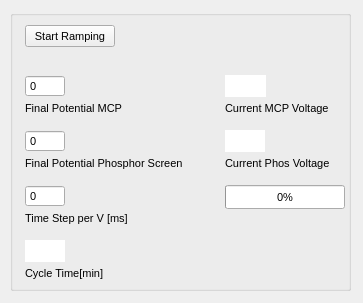
<?xml version="1.0" encoding="UTF-8"?>
<ui version="4.0">
 <class>WfWin</class>
 <widget class="QWidget" name="WfWin">
  <property name="enabled">
   <bool>true</bool>
  </property>
  <property name="geometry">
   <rect>
    <x>0</x>
    <y>0</y>
    <width>363</width>
    <height>303</height>
   </rect>
  </property>
  <property name="sizePolicy">
   <sizepolicy hsizetype="Fixed" vsizetype="Fixed">
    <horstretch>0</horstretch>
    <verstretch>0</verstretch>
   </sizepolicy>
  </property>
  <property name="maximumSize">
   <size>
    <width>9000</width>
    <height>10000</height>
   </size>
  </property>
  <property name="font">
   <font>
    <family>Tahoma</family>
    <pointsize>8</pointsize>
   </font>
  </property>
  <property name="acceptDrops">
   <bool>true</bool>
  </property>
  <property name="windowTitle">
   <string>PCBTest</string>
  </property>
  <property name="windowOpacity">
   <double>1.000000000000000</double>
  </property>
  <property name="layoutDirection">
   <enum>Qt::LeftToRight</enum>
  </property>
  <property name="autoFillBackground">
   <bool>true</bool>
  </property>
  <property name="styleSheet">
   <string notr="true"/>
  </property>
  <widget class="QGroupBox" name="groupBox">
   <property name="geometry">
    <rect>
     <x>10</x>
     <y>10</y>
     <width>341</width>
     <height>281</height>
    </rect>
   </property>
   <property name="sizePolicy">
    <sizepolicy hsizetype="Ignored" vsizetype="Ignored">
     <horstretch>0</horstretch>
     <verstretch>0</verstretch>
    </sizepolicy>
   </property>
   <property name="title">
    <string/>
   </property>
   <widget class="QTextBrowser" name="out_setPhos">
    <property name="geometry">
     <rect>
      <x>215</x>
      <y>120</y>
      <width>40</width>
      <height>22</height>
     </rect>
    </property>
    <property name="sizePolicy">
     <sizepolicy hsizetype="Fixed" vsizetype="Fixed">
      <horstretch>0</horstretch>
      <verstretch>0</verstretch>
     </sizepolicy>
    </property>
    <property name="minimumSize">
     <size>
      <width>40</width>
      <height>22</height>
     </size>
    </property>
    <property name="font">
     <font>
      <weight>50</weight>
      <bold>false</bold>
     </font>
    </property>
    <property name="acceptDrops">
     <bool>false</bool>
    </property>
    <property name="frameShape">
     <enum>QFrame::NoFrame</enum>
    </property>
    <property name="frameShadow">
     <enum>QFrame::Plain</enum>
    </property>
    <property name="html">
     <string>&lt;!DOCTYPE HTML PUBLIC &quot;-//W3C//DTD HTML 4.0//EN&quot; &quot;http://www.w3.org/TR/REC-html40/strict.dtd&quot;&gt;
&lt;html&gt;&lt;head&gt;&lt;meta name=&quot;qrichtext&quot; content=&quot;1&quot; /&gt;&lt;style type=&quot;text/css&quot;&gt;
p, li { white-space: pre-wrap; }
&lt;/style&gt;&lt;/head&gt;&lt;body style=&quot; font-family:'Tahoma'; font-size:8pt; font-weight:400; font-style:normal;&quot;&gt;
&lt;p style=&quot;-qt-paragraph-type:empty; margin-top:0px; margin-bottom:0px; margin-left:0px; margin-right:0px; -qt-block-indent:0; text-indent:0px;&quot;&gt;&lt;br /&gt;&lt;/p&gt;&lt;/body&gt;&lt;/html&gt;</string>
    </property>
   </widget>
   <widget class="QLabel" name="label_16">
    <property name="geometry">
     <rect>
      <x>215</x>
      <y>145</y>
      <width>106</width>
      <height>16</height>
     </rect>
    </property>
    <property name="font">
     <font>
      <weight>50</weight>
      <bold>false</bold>
     </font>
    </property>
    <property name="text">
     <string>Current Phos Voltage</string>
    </property>
   </widget>
   <widget class="QTextBrowser" name="out_setMCP">
    <property name="geometry">
     <rect>
      <x>215</x>
      <y>65</y>
      <width>41</width>
      <height>22</height>
     </rect>
    </property>
    <property name="sizePolicy">
     <sizepolicy hsizetype="Fixed" vsizetype="Fixed">
      <horstretch>0</horstretch>
      <verstretch>0</verstretch>
     </sizepolicy>
    </property>
    <property name="minimumSize">
     <size>
      <width>40</width>
      <height>22</height>
     </size>
    </property>
    <property name="font">
     <font>
      <weight>50</weight>
      <bold>false</bold>
     </font>
    </property>
    <property name="acceptDrops">
     <bool>false</bool>
    </property>
    <property name="frameShape">
     <enum>QFrame::NoFrame</enum>
    </property>
    <property name="frameShadow">
     <enum>QFrame::Plain</enum>
    </property>
    <property name="html">
     <string>&lt;!DOCTYPE HTML PUBLIC &quot;-//W3C//DTD HTML 4.0//EN&quot; &quot;http://www.w3.org/TR/REC-html40/strict.dtd&quot;&gt;
&lt;html&gt;&lt;head&gt;&lt;meta name=&quot;qrichtext&quot; content=&quot;1&quot; /&gt;&lt;style type=&quot;text/css&quot;&gt;
p, li { white-space: pre-wrap; }
&lt;/style&gt;&lt;/head&gt;&lt;body style=&quot; font-family:'Tahoma'; font-size:8pt; font-weight:400; font-style:normal;&quot;&gt;
&lt;p style=&quot;-qt-paragraph-type:empty; margin-top:0px; margin-bottom:0px; margin-left:0px; margin-right:0px; -qt-block-indent:0; text-indent:0px;&quot;&gt;&lt;br /&gt;&lt;/p&gt;&lt;/body&gt;&lt;/html&gt;</string>
    </property>
   </widget>
   <widget class="QLabel" name="label_15">
    <property name="geometry">
     <rect>
      <x>215</x>
      <y>90</y>
      <width>106</width>
      <height>16</height>
     </rect>
    </property>
    <property name="font">
     <font>
      <weight>50</weight>
      <bold>false</bold>
     </font>
    </property>
    <property name="text">
     <string>Current MCP Voltage</string>
    </property>
   </widget>
   <widget class="QTextBrowser" name="out_cycleTime">
    <property name="geometry">
     <rect>
      <x>15</x>
      <y>230</y>
      <width>40</width>
      <height>22</height>
     </rect>
    </property>
    <property name="sizePolicy">
     <sizepolicy hsizetype="Fixed" vsizetype="Fixed">
      <horstretch>0</horstretch>
      <verstretch>0</verstretch>
     </sizepolicy>
    </property>
    <property name="minimumSize">
     <size>
      <width>40</width>
      <height>22</height>
     </size>
    </property>
    <property name="font">
     <font>
      <weight>50</weight>
      <bold>false</bold>
     </font>
    </property>
    <property name="acceptDrops">
     <bool>false</bool>
    </property>
    <property name="frameShape">
     <enum>QFrame::NoFrame</enum>
    </property>
    <property name="frameShadow">
     <enum>QFrame::Plain</enum>
    </property>
    <property name="html">
     <string>&lt;!DOCTYPE HTML PUBLIC &quot;-//W3C//DTD HTML 4.0//EN&quot; &quot;http://www.w3.org/TR/REC-html40/strict.dtd&quot;&gt;
&lt;html&gt;&lt;head&gt;&lt;meta name=&quot;qrichtext&quot; content=&quot;1&quot; /&gt;&lt;style type=&quot;text/css&quot;&gt;
p, li { white-space: pre-wrap; }
&lt;/style&gt;&lt;/head&gt;&lt;body style=&quot; font-family:'Tahoma'; font-size:8pt; font-weight:400; font-style:normal;&quot;&gt;
&lt;p style=&quot;-qt-paragraph-type:empty; margin-top:0px; margin-bottom:0px; margin-left:0px; margin-right:0px; -qt-block-indent:0; text-indent:0px;&quot;&gt;&lt;br /&gt;&lt;/p&gt;&lt;/body&gt;&lt;/html&gt;</string>
    </property>
   </widget>
   <widget class="QLabel" name="label_14">
    <property name="geometry">
     <rect>
      <x>15</x>
      <y>255</y>
      <width>106</width>
      <height>16</height>
     </rect>
    </property>
    <property name="font">
     <font>
      <weight>50</weight>
      <bold>false</bold>
     </font>
    </property>
    <property name="text">
     <string>Cycle Time[min]</string>
    </property>
   </widget>
   <widget class="QSpinBox" name="inp_timeStep">
    <property name="geometry">
     <rect>
      <x>15</x>
      <y>175</y>
      <width>40</width>
      <height>22</height>
     </rect>
    </property>
    <property name="sizePolicy">
     <sizepolicy hsizetype="Fixed" vsizetype="Fixed">
      <horstretch>0</horstretch>
      <verstretch>0</verstretch>
     </sizepolicy>
    </property>
    <property name="maximumSize">
     <size>
      <width>40</width>
      <height>16777215</height>
     </size>
    </property>
    <property name="font">
     <font>
      <weight>50</weight>
      <bold>false</bold>
     </font>
    </property>
    <property name="mouseTracking">
     <bool>true</bool>
    </property>
    <property name="wrapping">
     <bool>false</bool>
    </property>
    <property name="frame">
     <bool>true</bool>
    </property>
    <property name="buttonSymbols">
     <enum>QAbstractSpinBox::NoButtons</enum>
    </property>
    <property name="keyboardTracking">
     <bool>true</bool>
    </property>
    <property name="maximum">
     <number>10000</number>
    </property>
   </widget>
   <widget class="QLabel" name="label_13">
    <property name="geometry">
     <rect>
      <x>15</x>
      <y>200</y>
      <width>161</width>
      <height>16</height>
     </rect>
    </property>
    <property name="font">
     <font>
      <weight>50</weight>
      <bold>false</bold>
     </font>
    </property>
    <property name="text">
     <string>Time Step per V [ms]</string>
    </property>
   </widget>
   <widget class="QSpinBox" name="inp_finalPhos">
    <property name="geometry">
     <rect>
      <x>15</x>
      <y>120</y>
      <width>40</width>
      <height>22</height>
     </rect>
    </property>
    <property name="sizePolicy">
     <sizepolicy hsizetype="Fixed" vsizetype="Fixed">
      <horstretch>0</horstretch>
      <verstretch>0</verstretch>
     </sizepolicy>
    </property>
    <property name="maximumSize">
     <size>
      <width>40</width>
      <height>16777215</height>
     </size>
    </property>
    <property name="font">
     <font>
      <weight>50</weight>
      <bold>false</bold>
     </font>
    </property>
    <property name="mouseTracking">
     <bool>true</bool>
    </property>
    <property name="wrapping">
     <bool>false</bool>
    </property>
    <property name="frame">
     <bool>true</bool>
    </property>
    <property name="buttonSymbols">
     <enum>QAbstractSpinBox::NoButtons</enum>
    </property>
    <property name="keyboardTracking">
     <bool>true</bool>
    </property>
    <property name="maximum">
     <number>3000</number>
    </property>
   </widget>
   <widget class="QLabel" name="label_12">
    <property name="geometry">
     <rect>
      <x>15</x>
      <y>145</y>
      <width>161</width>
      <height>16</height>
     </rect>
    </property>
    <property name="font">
     <font>
      <weight>50</weight>
      <bold>false</bold>
     </font>
    </property>
    <property name="text">
     <string>Final Potential Phosphor Screen</string>
    </property>
   </widget>
   <widget class="QSpinBox" name="inp_finalMCP">
    <property name="geometry">
     <rect>
      <x>15</x>
      <y>65</y>
      <width>40</width>
      <height>22</height>
     </rect>
    </property>
    <property name="sizePolicy">
     <sizepolicy hsizetype="Fixed" vsizetype="Fixed">
      <horstretch>0</horstretch>
      <verstretch>0</verstretch>
     </sizepolicy>
    </property>
    <property name="maximumSize">
     <size>
      <width>40</width>
      <height>16777215</height>
     </size>
    </property>
    <property name="font">
     <font>
      <weight>50</weight>
      <bold>false</bold>
     </font>
    </property>
    <property name="mouseTracking">
     <bool>true</bool>
    </property>
    <property name="wrapping">
     <bool>false</bool>
    </property>
    <property name="frame">
     <bool>true</bool>
    </property>
    <property name="buttonSymbols">
     <enum>QAbstractSpinBox::NoButtons</enum>
    </property>
    <property name="keyboardTracking">
     <bool>true</bool>
    </property>
    <property name="maximum">
     <number>2000</number>
    </property>
   </widget>
   <widget class="QLabel" name="label_11">
    <property name="geometry">
     <rect>
      <x>15</x>
      <y>90</y>
      <width>126</width>
      <height>16</height>
     </rect>
    </property>
    <property name="font">
     <font>
      <weight>50</weight>
      <bold>false</bold>
     </font>
    </property>
    <property name="text">
     <string>Final Potential MCP</string>
    </property>
   </widget>
   <widget class="QPushButton" name="btn_startMCPRamp">
    <property name="geometry">
     <rect>
      <x>15</x>
      <y>15</y>
      <width>90</width>
      <height>22</height>
     </rect>
    </property>
    <property name="sizePolicy">
     <sizepolicy hsizetype="Fixed" vsizetype="Fixed">
      <horstretch>0</horstretch>
      <verstretch>0</verstretch>
     </sizepolicy>
    </property>
    <property name="minimumSize">
     <size>
      <width>90</width>
      <height>22</height>
     </size>
    </property>
    <property name="font">
     <font>
      <weight>50</weight>
      <bold>false</bold>
     </font>
    </property>
    <property name="text">
     <string>Start Ramping</string>
    </property>
   </widget>
   <widget class="QProgressBar" name="progressBarMCP">
    <property name="geometry">
     <rect>
      <x>215</x>
      <y>175</y>
      <width>120</width>
      <height>24</height>
     </rect>
    </property>
    <property name="value">
     <number>0</number>
    </property>
   </widget>
  </widget>
 </widget>
 <layoutdefault spacing="6" margin="11"/>
 <resources/>
 <connections/>
 <designerdata>
  <property name="gridDeltaX">
   <number>5</number>
  </property>
  <property name="gridDeltaY">
   <number>5</number>
  </property>
  <property name="gridSnapX">
   <bool>true</bool>
  </property>
  <property name="gridSnapY">
   <bool>true</bool>
  </property>
  <property name="gridVisible">
   <bool>true</bool>
  </property>
 </designerdata>
</ui>
